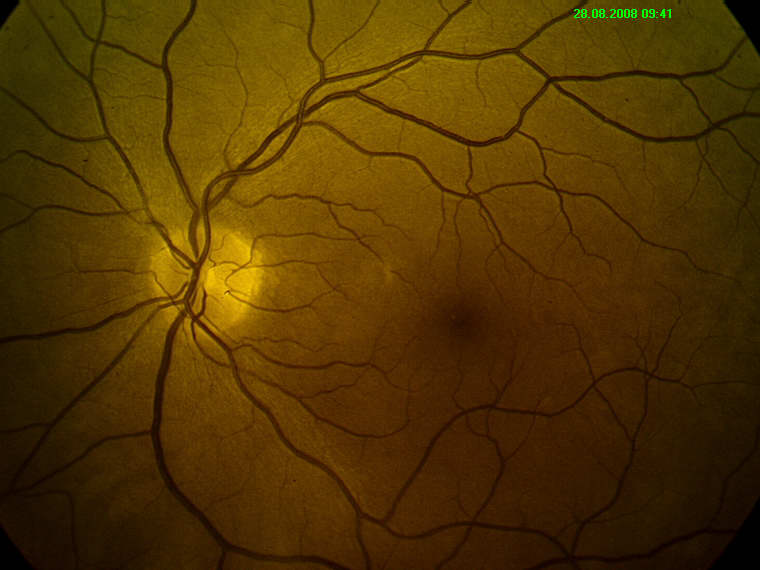
%> input picture vessel_detect/good.jpg, 760 x 570 px
$ octave --eval "result = extract_vessel(imread('good.jpg'));"   (GNU Octave 9; MATLAB toolbox functions it lacks are replaced by stand-ins)
%> lines starting %> are read from the running program, lines starting %| are printed output that depends on the picture; in (x1, y1, x2, y2) boxes, pixels count from 0 and x2, y2 are one past the last pixel; in counts of white or black regions, pixels touching at a corner belong together; the program's own positions count from 1
%> in extract_vessel, `im_mask=rgb2gray(im)>10;`:
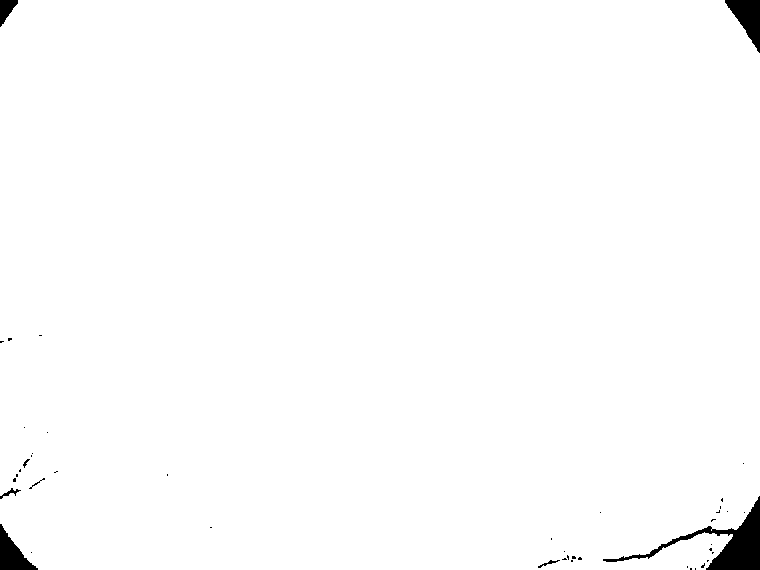
%> im_mask: size 570x760 logical; 98.9% white; 45 black regions (37 under 20 px), largest, box (x1, y1, x2, y2) and area: (603, 496, 760, 570) 2445, (725, 0, 760, 53) 956, (0, 524, 38, 570) 824
%> in extract_vessel, `im=im(:,:,2);`:
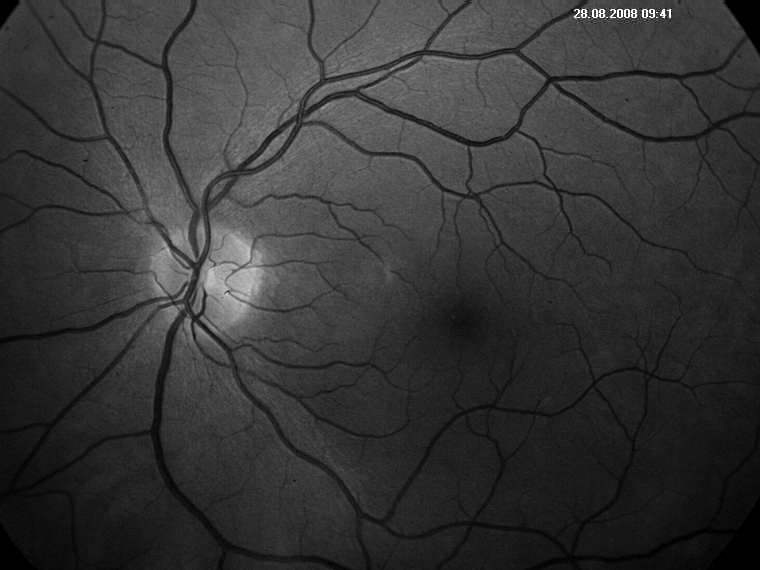
%> im: size 570x760 uint8; min 0, max 255, mean 53.5
%> in extract_vessel, `im=imcomplement(im);`:
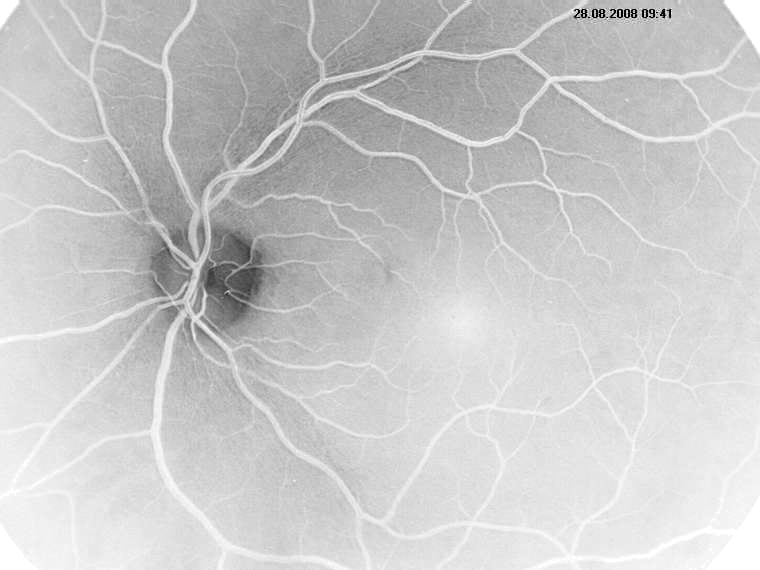
%> im: size 570x760 double; min 0, max 1, mean 0.79
### vessel_detect/reconstruction_by_dilation.m
function imC2=reconstruction_by_dilation(im,LEN,DEG_NUM)
%> called with LEN = 11, DEG_NUM = 12

imo=cell(DEG_NUM,1);
for i=1:DEG_NUM
    DEG=(i-1)*((360/DEG_NUM)/2);
    se=strel('line',LEN,DEG);
    imo{i}=imopen(im,se);
end
%> after the loop, imo = 12 items

imC=imo{1};
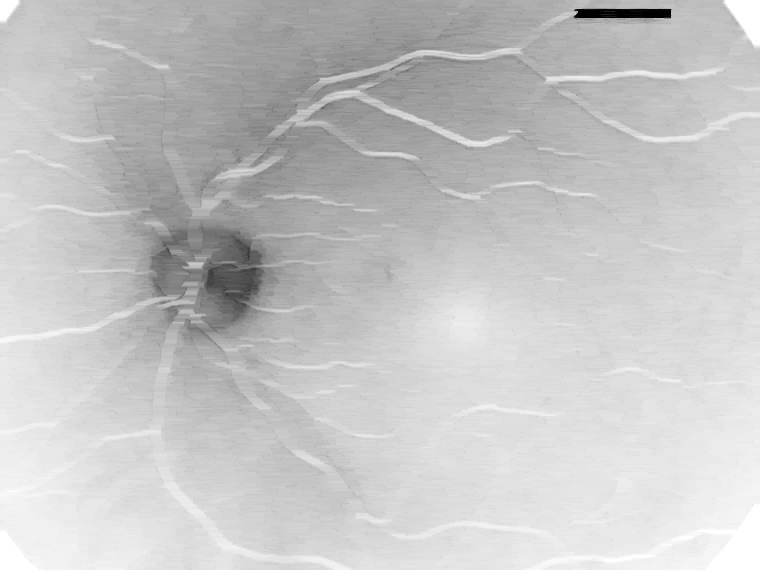
%> imC: size 570x760 double; min 0, max 1, mean 0.775
for i=2:length(imo)
    imC=max(imC,imo{i});% eq. (3.1)
end
%> this loop made 11 passes

imC2=imreconstruct(imC,im); % eq. (3.2)
imC2=mat2gray(imC2);

### vessel_detect/min_openings.m
function imB=min_openings(im,LEN,DEG_NUM)
%> called with LEN = 11, DEG_NUM = 12

imo=cell(DEG_NUM,1);
for i=1:DEG_NUM
    DEG=(i-1)*((360/DEG_NUM)/2);
    se=strel('line',LEN,DEG);
    imo{i}=imopen(im,se);
end

imB=imo{1};
for i=2:length(imo)
    imB=min(imB,imo{i});% eq. (3.1)
end
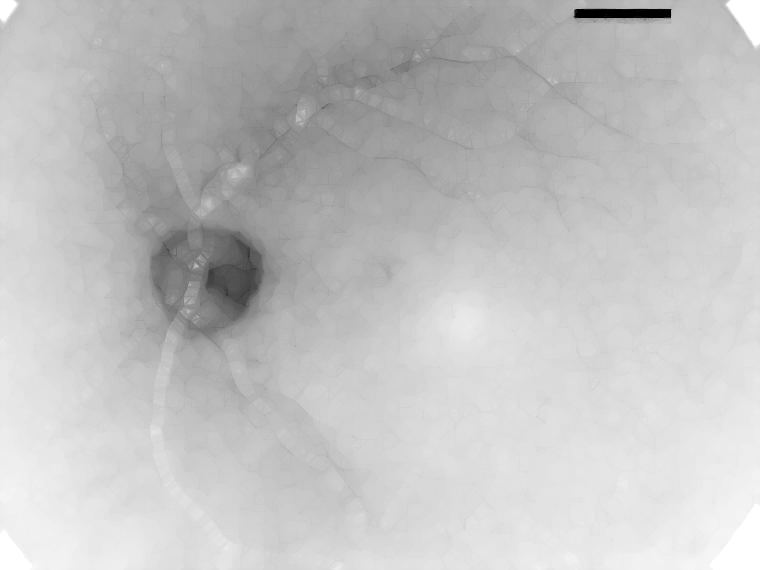
%> imB: size 570x760 double; min 0, max 1, mean 0.762

### vessel_detect/main_algo.m
function im_result=main_algo(img,im_mask,LEN_c,LEN_o,LEN_diff,TH_HIGH,TH_LOW,min_obj,min_hole)

DEG_NUM=12;
ic1=reconstruction_by_dilation(img,LEN_c,DEG_NUM);
io1=min_openings(img,LEN_o,DEG_NUM);
iv=mat2gray(ic1-io1);
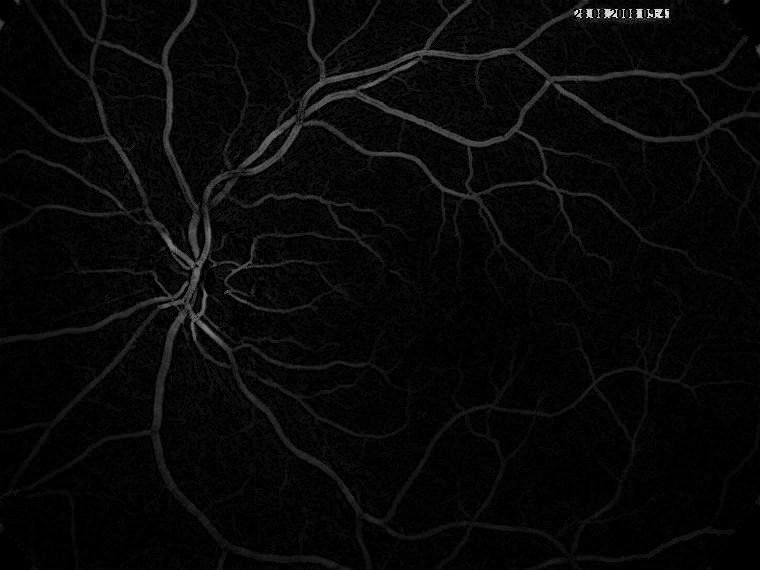
%> iv: size 570x760 double; min 0, max 1, mean 0.0312
imDiff=smooth_cross_section(iv,LEN_diff);
imL=reconstruction_by_dilation(imDiff,LEN_c,DEG_NUM);
imF=reconstruction_by_erosion(imL,LEN_c,DEG_NUM);

% Hysteresis thresholding
mask=im2bw(imF,TH_LOW/255);
marker=im2bw(imF,TH_HIGH/255);
im_result=imreconstruct(marker,mask);

im_result=im_result&im_mask;
im_result = clear_bw(im_result, min_obj, min_hole);

### vessel_detect/smooth_cross_section.m
function imDiff=smooth_cross_section(imV,LEN_diff)
%> called with LEN_diff = 7
imV_c=imcomplement(imV);
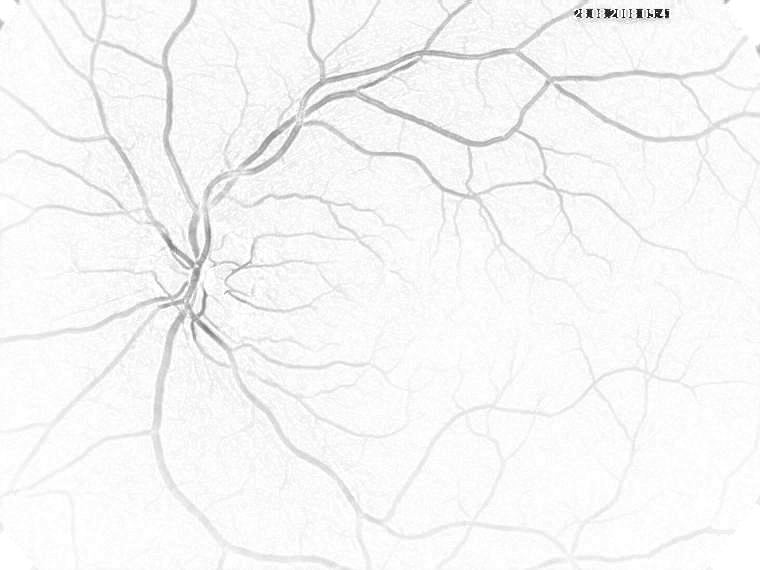
%> imV_c: size 570x760 double; min 0, max 1, mean 0.969
G1=fspecial('gaussian',[1 LEN_diff],0.5);
G2=fspecial('log',[1 LEN_diff],1.75);

imd=cell(12,1);
for i=1:12
    DEG=(i-1)*15;
    se1=makeLineKernel(LEN_diff,DEG,G1);
    se2=makeLineKernel(LEN_diff,DEG+90,G2);

    temp=imfilter(double(imV_c),se1,0,'same','conv');
    imd{i}=imfilter(mat2gray(temp),se2,0,'same','conv');
    imd{i}( imd{i}<0)=0;
end
imDiff=imd{1};
for i=2:length(imd)
    imDiff=max(imDiff,imd{i});% eq. (3.5)
end
imDiff=mat2gray(imDiff);

### vessel_detect/makeLineKernel.m
function se=makeLineKernel(len,theta_d,coeffs)

if (len >= 1)
    theta = theta_d * pi / 180;
    x = round((len-1)/2 * cos(theta));
    y = -round((len-1)/2 * sin(theta));
%> the run ends on the next line
    [c,r] = iptui.intline(-x,x,-y,y);
    M = 2*max(abs(r)) + 1;
    N = 2*max(abs(c)) + 1;
    idx = sub2ind([M N], r + max(abs(r)) + 1, c + max(abs(c)) + 1);
    se=zeros(M,N);
    L1=length(coeffs);
    L2=length(idx);
    if L2<L1
        coeffs2=zeros(length(idx));
        coeffs2=coeffs((1+ceil((L1-L2)/2)):(L1-floor((L1-L2)/2)));
        se(idx)=coeffs2;
    else
        se(idx)=coeffs;
    end
end

### vessel_detect/extract_vessel.m
function vessel=extract_vessel(im)
im_mask=rgb2gray(im)>10;
im=im(:,:,2);%green channel extraction
im=im2double(im);%uint8 to double conversion for processing
im=mat2gray(im).*mat2gray(im_mask);
im=imcomplement(im);

LEN_c=11;
LEN_o=11;
LEN_diff=7;
TH_HIGH=40;
TH_LOW=25;
min_obj=180;
min_hole=10;

vessel=main_algo(im,im_mask,LEN_c,LEN_o,LEN_diff,TH_HIGH,TH_LOW,min_obj,min_hole);
